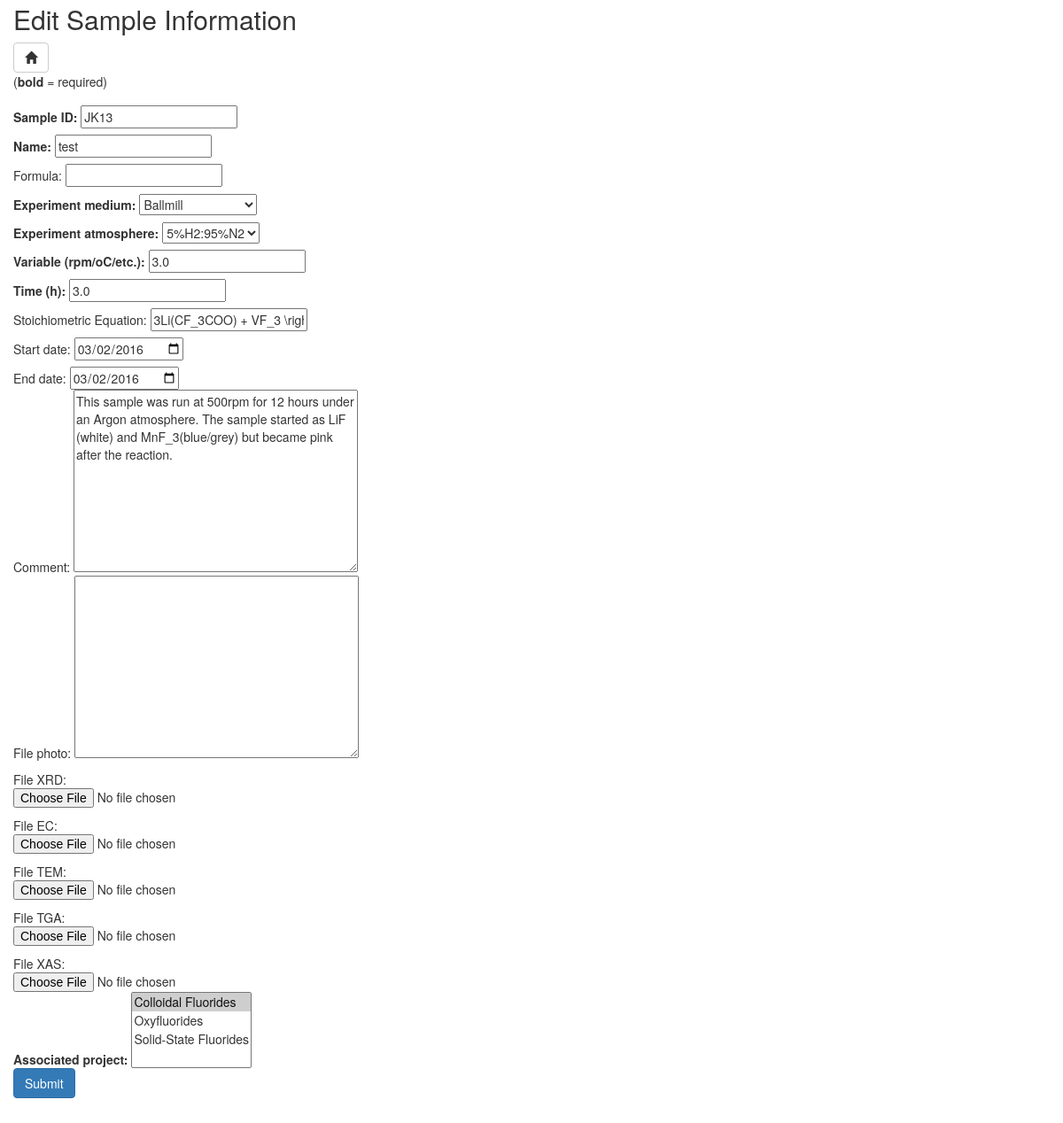
The page /edit/19/ on the database as committed earlier.
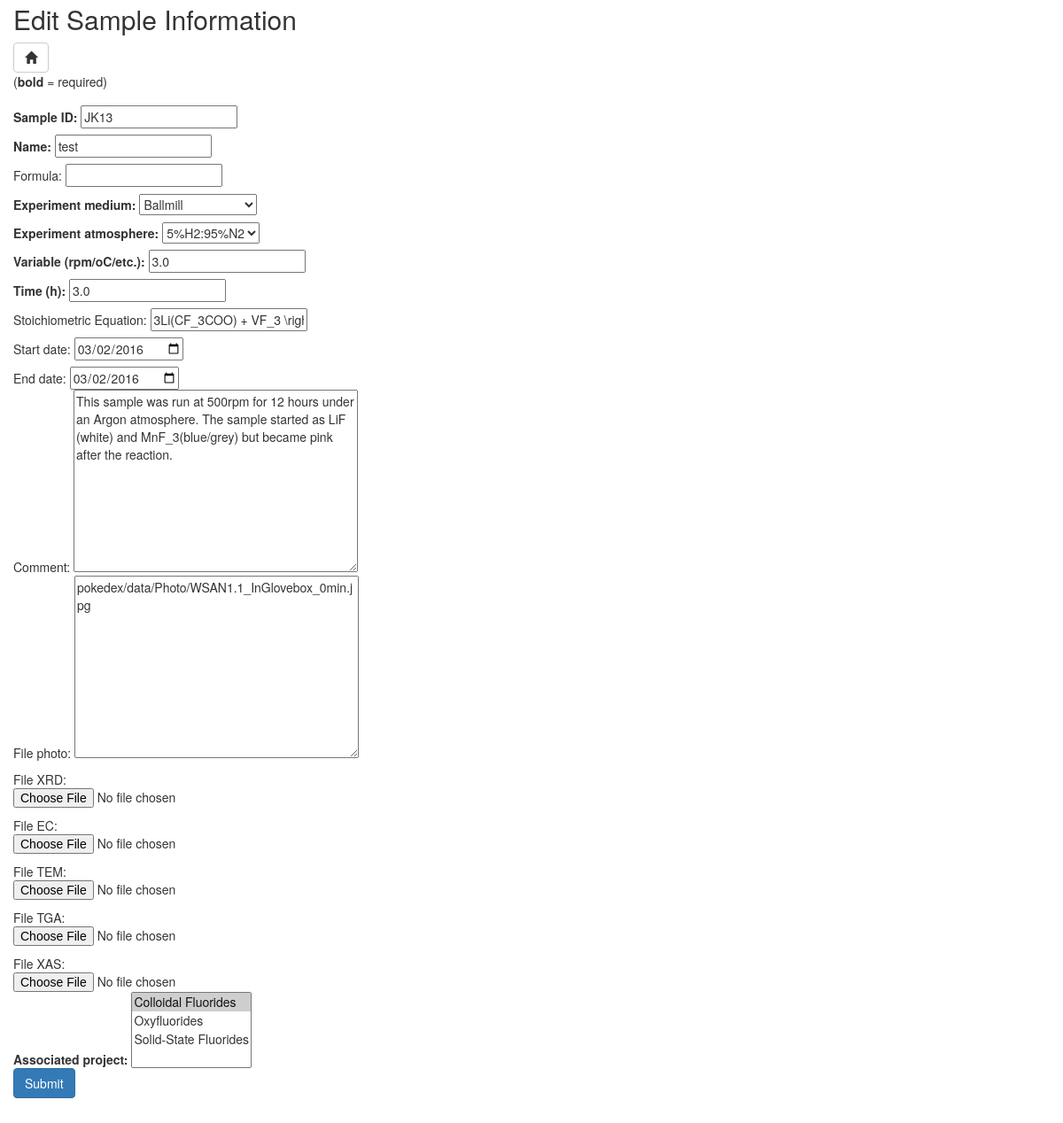
The same page on the database as committed later.
### pokedex/models.py (models this page shows, shortened)
class Sample(models.Model):
	sample_number = models.CharField(max_length=10, db_index=True)
	name = models.CharField(max_length=200, db_index=True)
	formula = models.CharField(max_length=50, db_index=True, blank=True)
	stripped_formula = models.CharField(max_length=50, db_index=True, blank=True)
	AVAILABLE_MEDIUMS = [
		('Ballmill', 'Ballmill'),
		('Tube: Borosilicate', 'Tube: Borosilicate'),
		('Tube: Quartz', 'Tube: Quartz'),
		('Tube: Alumina', 'Tube: Alumina'),
	]
	AVAILABLE_ATMOSPHERES = [
		('Argon', 'Argon'),
		('5%H2:95%N2', '5%H2:95%N2'),
		('Oxygen', 'Oxygen'),
		('Nitrogen', 'Nitrogen'),
		('Air', 'Air'),
	]
	experiment_medium = models.CharField(max_length=50, choices=AVAILABLE_MEDIUMS)
	experiment_atmosphere = models.CharField(max_length=50, choices=AVAILABLE_ATMOSPHERES)
	experiment_variable = models.FloatField(null=True, blank=True)
	experiment_time = models.FloatField(blank=True, null=True)
	experiment_equation = models.CharField(max_length=200, blank=True)
	variable_units = models.CharField(max_length=5, blank=True)
	file_photo = ImageCropField(blank=True, null=True, upload_to=root_file_storage+'Photo')
	cropping = ImageRatioField('file_photo', '300x300')
	file_XRD = models.FileField(upload_to=root_file_storage+'XRD', null=True, blank=True, validators=[validate_file_extension])
	file_EC = models.FileField(upload_to=root_file_storage+'EC', null=True, blank=True, validators=[validate_file_extension])
	file_TEM = models.FileField(upload_to=root_file_storage+'TEM', null=True, blank=True, validators=[validate_file_extension])
	file_TGA = models.FileField(upload_to=root_file_storage+'TGA', null=True, blank=True, validators=[validate_file_extension])
	file_XAS = models.FileField(upload_to=root_file_storage+'XAS', null=True, blank=True, validators=[validate_file_extension])
	start_date = models.DateField(null=True, default=datetime.date.today)
	end_date = models.DateField(null=True, default=datetime.date.today)
	associated_project = models.ManyToManyField('Project')
	user = models.ForeignKey(User, blank=True, null=True)
	comment = models.TextField(blank=True)
	class Meta:
		ordering = ['sample_number']

### pokedex/views.py (the view, shortened to what this page needs)
class EditSampleView(UpdateView):
	template_name = 'sample_edit.html'
	template_object_name = 'sample'
	model = Sample
	form_class = SampleForm
	def get_object(self):
		id = self.kwargs['id']
		sample = Sample.objects.get(id=id)
		return sample

### pokedex/models.py (called while the page is built)
	def __str__(self):
		return "{name}".format(name=self.name)

### pokedex/templates/sample_edit.html (shortened to what this page needs)
{% extends 'base.html' %}
{% load staticfiles %}
{% load cropping %}
{% block content %}
<head>
</head>
<h2>
	Edit Sample Information
</h2>
<a href="{% url 'home' %}" class="btn btn-default">
	<span class="glyphicon glyphicon-home"></span>
</a>
<p>(<b>bold</b> = required)</p>
<div>
	<form enctype="multipart/form-data" name="{{ sample_form.form_name }}" id="add_sample_form" method="POST" action="">
{% for field in form %}
    <div class="fieldWrapper">
        {{ field.label_tag }} {{ field }}
    </div>
{% endfor %}
	 <input type="submit" value="Submit" ng-disabled="{{ form.form_name }}.$invalid" class="btn btn-primary" />
	</form>
</div>
{% endblock %}

Rows that differ between the two databases and show on the page:
changed Sample "JK13": file_photo (not shown) → "pokedex/data/Photo/WSAN1.1_InGlovebox_0min.jpg"
